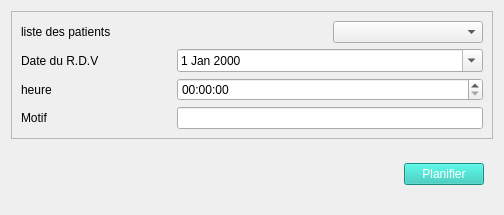
<?xml version="1.0" encoding="UTF-8"?>
<ui version="4.0">
 <class>Form</class>
 <widget class="QWidget" name="Form">
  <property name="geometry">
   <rect>
    <x>0</x>
    <y>0</y>
    <width>504</width>
    <height>215</height>
   </rect>
  </property>
  <property name="windowTitle">
   <string>Planifier R.D.V</string>
  </property>
  <property name="styleSheet">
   <string notr="true"/>
  </property>
  <layout class="QVBoxLayout" name="verticalLayout">
   <item>
    <widget class="QFrame" name="frame">
     <property name="frameShape">
      <enum>QFrame::StyledPanel</enum>
     </property>
     <property name="frameShadow">
      <enum>QFrame::Raised</enum>
     </property>
     <layout class="QGridLayout" name="gridLayout">
      <item row="2" column="0">
       <widget class="QLabel" name="label_3">
        <property name="text">
         <string>heure</string>
        </property>
       </widget>
      </item>
      <item row="0" column="0" colspan="2">
       <widget class="QLabel" name="label">
        <property name="text">
         <string>liste des patients</string>
        </property>
       </widget>
      </item>
      <item row="1" column="0">
       <widget class="QLabel" name="label_2">
        <property name="text">
         <string>Date du R.D.V</string>
        </property>
       </widget>
      </item>
      <item row="2" column="1" colspan="2">
       <widget class="QTimeEdit" name="timeEdit"/>
      </item>
      <item row="1" column="1" colspan="2">
       <widget class="QDateEdit" name="date_rdv">
        <property name="calendarPopup">
         <bool>true</bool>
        </property>
       </widget>
      </item>
      <item row="0" column="2">
       <widget class="QComboBox" name="comboBox"/>
      </item>
      <item row="3" column="0">
       <widget class="QLabel" name="label_4">
        <property name="text">
         <string>Motif</string>
        </property>
       </widget>
      </item>
      <item row="3" column="1" colspan="2">
       <widget class="QLineEdit" name="lineEdit"/>
      </item>
     </layout>
    </widget>
   </item>
   <item>
    <widget class="QWidget" name="widget" native="true">
     <layout class="QHBoxLayout" name="horizontalLayout">
      <item>
       <spacer name="horizontalSpacer">
        <property name="orientation">
         <enum>Qt::Horizontal</enum>
        </property>
        <property name="sizeHint" stdset="0">
         <size>
          <width>368</width>
          <height>20</height>
         </size>
        </property>
       </spacer>
      </item>
      <item>
       <widget class="QPushButton" name="pushButton">
        <property name="styleSheet">
         <string notr="true">background-color: rgb(34, 199, 184);
color: rgb(255, 255, 255);

</string>
        </property>
        <property name="text">
         <string>Planifier</string>
        </property>
       </widget>
      </item>
     </layout>
    </widget>
   </item>
  </layout>
 </widget>
 <resources/>
 <connections/>
</ui>
